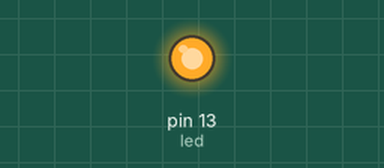
A sketch run on a simulated Arduino Uno, built with avr-gcc and run on an emulated ATmega328P. Shown: output pins drawn as LEDs (lit = HIGH). What the sketch prints to the serial monitor is not drawn.

Above: at 0.1 s.
At 2.1 s:
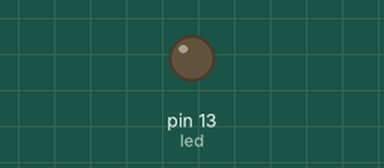
Timing chart, 0 to 3.6 s (numbered marks = the images above):
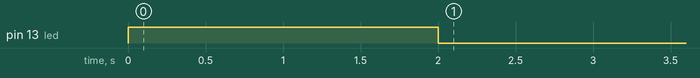

The sketch:

serial_test.ino
```cpp
int led=13;
void setup()
{
    pinMode(led, OUTPUT);
// initialize serial
Serial.begin(9600);
  digitalWrite(led, HIGH);
  delay(2000);
  digitalWrite(led, LOW);

}


void loop()
{
Serial.println(15);

  byte k = Serial.read();
  if(k==12)
  {
  digitalWrite(led, HIGH);
  delay(2000);
  digitalWrite(led, LOW);
  }

}
```
